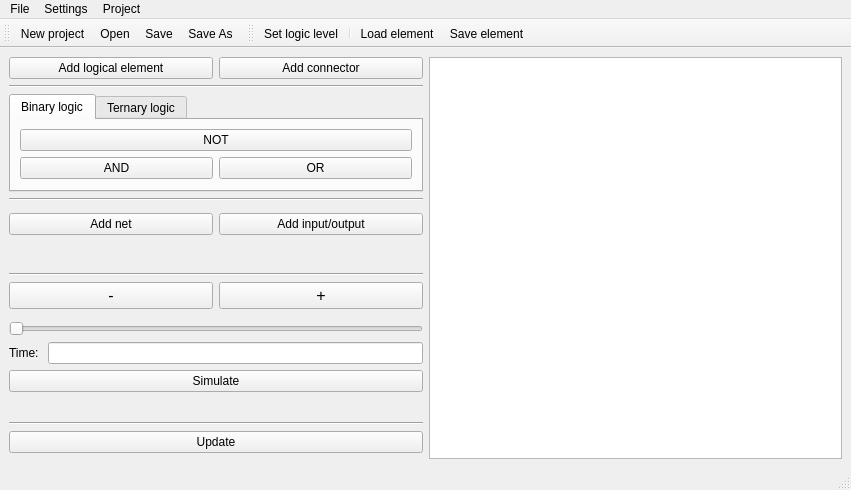
<?xml version="1.0" encoding="UTF-8"?>
<ui version="4.0">
 <class>MainWindow</class>
 <widget class="QMainWindow" name="MainWindow">
  <property name="geometry">
   <rect>
    <x>0</x>
    <y>0</y>
    <width>851</width>
    <height>419</height>
   </rect>
  </property>
  <property name="sizePolicy">
   <sizepolicy hsizetype="Ignored" vsizetype="Ignored">
    <horstretch>0</horstretch>
    <verstretch>0</verstretch>
   </sizepolicy>
  </property>
  <property name="cursor">
   <cursorShape>ArrowCursor</cursorShape>
  </property>
  <property name="windowTitle">
   <string>MainWindow</string>
  </property>
  <property name="tabShape">
   <enum>QTabWidget::Rounded</enum>
  </property>
  <widget class="QWidget" name="centralwidget">
   <property name="enabled">
    <bool>true</bool>
   </property>
   <property name="sizePolicy">
    <sizepolicy hsizetype="Maximum" vsizetype="Maximum">
     <horstretch>0</horstretch>
     <verstretch>0</verstretch>
    </sizepolicy>
   </property>
   <property name="layoutDirection">
    <enum>Qt::LeftToRight</enum>
   </property>
   <layout class="QGridLayout" name="gridLayout">
    <item row="13" column="1">
     <widget class="QPushButton" name="simulateButton">
      <property name="text">
       <string>Simulate</string>
      </property>
     </widget>
    </item>
    <item row="3" column="1">
     <widget class="Line" name="line_2">
      <property name="orientation">
       <enum>Qt::Horizontal</enum>
      </property>
     </widget>
    </item>
    <item row="19" column="1">
     <widget class="QPushButton" name="updateButton">
      <property name="sizePolicy">
       <sizepolicy hsizetype="Minimum" vsizetype="Minimum">
        <horstretch>0</horstretch>
        <verstretch>0</verstretch>
       </sizepolicy>
      </property>
      <property name="text">
       <string>Update</string>
      </property>
     </widget>
    </item>
    <item row="5" column="1">
     <layout class="QGridLayout" name="gridLayout_2">
      <item row="0" column="1">
       <widget class="QPushButton" name="addInOut">
        <property name="text">
         <string>Add input/output</string>
        </property>
       </widget>
      </item>
      <item row="0" column="0">
       <widget class="QPushButton" name="addNet">
        <property name="sizePolicy">
         <sizepolicy hsizetype="Preferred" vsizetype="Fixed">
          <horstretch>0</horstretch>
          <verstretch>0</verstretch>
         </sizepolicy>
        </property>
        <property name="text">
         <string>Add net</string>
        </property>
       </widget>
      </item>
     </layout>
    </item>
    <item row="11" column="1">
     <widget class="QSlider" name="tickerSlider">
      <property name="orientation">
       <enum>Qt::Horizontal</enum>
      </property>
     </widget>
    </item>
    <item row="18" column="1">
     <widget class="Line" name="line_4">
      <property name="orientation">
       <enum>Qt::Horizontal</enum>
      </property>
     </widget>
    </item>
    <item row="0" column="4" rowspan="21">
     <widget class="QGraphicsView" name="graphicsView"/>
    </item>
    <item row="0" column="1">
     <layout class="QGridLayout" name="gridLayout_4">
      <item row="0" column="0">
       <widget class="QPushButton" name="pushButton">
        <property name="text">
         <string>Add logical element</string>
        </property>
       </widget>
      </item>
      <item row="0" column="1">
       <widget class="QPushButton" name="connector">
        <property name="text">
         <string>Add connector</string>
        </property>
       </widget>
      </item>
     </layout>
    </item>
    <item row="6" column="1">
     <spacer name="horizontalSpacer">
      <property name="orientation">
       <enum>Qt::Horizontal</enum>
      </property>
      <property name="sizeHint" stdset="0">
       <size>
        <width>40</width>
        <height>20</height>
       </size>
      </property>
     </spacer>
    </item>
    <item row="8" column="1">
     <widget class="Line" name="line_3">
      <property name="orientation">
       <enum>Qt::Horizontal</enum>
      </property>
     </widget>
    </item>
    <item row="9" column="1">
     <layout class="QGridLayout" name="gridLayout_5">
      <item row="0" column="2">
       <widget class="QPushButton" name="plusTickerButton">
        <property name="font">
         <font>
          <pointsize>12</pointsize>
         </font>
        </property>
        <property name="text">
         <string>+</string>
        </property>
       </widget>
      </item>
      <item row="0" column="1">
       <widget class="QPushButton" name="minusTickerButton">
        <property name="font">
         <font>
          <pointsize>12</pointsize>
         </font>
        </property>
        <property name="text">
         <string>-</string>
        </property>
       </widget>
      </item>
     </layout>
    </item>
    <item row="1" column="1">
     <widget class="Line" name="line">
      <property name="orientation">
       <enum>Qt::Horizontal</enum>
      </property>
     </widget>
    </item>
    <item row="2" column="1">
     <widget class="QTabWidget" name="tab">
      <property name="sizePolicy">
       <sizepolicy hsizetype="Preferred" vsizetype="Preferred">
        <horstretch>0</horstretch>
        <verstretch>0</verstretch>
       </sizepolicy>
      </property>
      <property name="layoutDirection">
       <enum>Qt::LeftToRight</enum>
      </property>
      <property name="currentIndex">
       <number>0</number>
      </property>
      <widget class="QWidget" name="tab_1">
       <attribute name="title">
        <string>Binary logic</string>
       </attribute>
       <layout class="QGridLayout" name="gridLayout_3">
        <item row="0" column="0" colspan="2">
         <widget class="QPushButton" name="notButton">
          <property name="text">
           <string>NOT</string>
          </property>
         </widget>
        </item>
        <item row="1" column="0">
         <widget class="QPushButton" name="andButton">
          <property name="text">
           <string>AND</string>
          </property>
         </widget>
        </item>
        <item row="1" column="1">
         <widget class="QPushButton" name="orButton">
          <property name="text">
           <string>OR</string>
          </property>
         </widget>
        </item>
       </layout>
      </widget>
      <widget class="QWidget" name="tab_2">
       <attribute name="title">
        <string>Ternary logic</string>
       </attribute>
      </widget>
     </widget>
    </item>
    <item row="12" column="1">
     <layout class="QHBoxLayout" name="horizontalLayout">
      <item>
       <widget class="QLabel" name="timeLabel">
        <property name="text">
         <string>Time: </string>
        </property>
       </widget>
      </item>
      <item>
       <widget class="QLineEdit" name="timeLineEdit"/>
      </item>
     </layout>
    </item>
   </layout>
  </widget>
  <widget class="QMenuBar" name="menubar">
   <property name="geometry">
    <rect>
     <x>0</x>
     <y>0</y>
     <width>851</width>
     <height>26</height>
    </rect>
   </property>
   <widget class="QMenu" name="menuFile">
    <property name="title">
     <string>File</string>
    </property>
    <addaction name="actionNew_project"/>
    <addaction name="actionOpen"/>
    <addaction name="actionSave"/>
    <addaction name="actionSave_As"/>
   </widget>
   <widget class="QMenu" name="menuSettings">
    <property name="title">
     <string>Settings</string>
    </property>
   </widget>
   <widget class="QMenu" name="menuProject">
    <property name="title">
     <string>Project</string>
    </property>
    <addaction name="actionSet_logic_level"/>
    <addaction name="separator"/>
    <addaction name="actionLoad_element"/>
    <addaction name="actionSave_element"/>
   </widget>
   <addaction name="menuFile"/>
   <addaction name="menuSettings"/>
   <addaction name="menuProject"/>
  </widget>
  <widget class="QStatusBar" name="statusBar"/>
  <widget class="QToolBar" name="toolBar">
   <property name="contextMenuPolicy">
    <enum>Qt::DefaultContextMenu</enum>
   </property>
   <property name="windowTitle">
    <string>toolBar</string>
   </property>
   <property name="autoFillBackground">
    <bool>false</bool>
   </property>
   <property name="toolButtonStyle">
    <enum>Qt::ToolButtonIconOnly</enum>
   </property>
   <property name="floatable">
    <bool>true</bool>
   </property>
   <attribute name="toolBarArea">
    <enum>TopToolBarArea</enum>
   </attribute>
   <attribute name="toolBarBreak">
    <bool>false</bool>
   </attribute>
   <addaction name="actionNew_project"/>
   <addaction name="actionOpen"/>
   <addaction name="actionSave"/>
   <addaction name="actionSave_As"/>
  </widget>
  <widget class="QToolBar" name="toolBar_2">
   <property name="windowTitle">
    <string>toolBar_2</string>
   </property>
   <attribute name="toolBarArea">
    <enum>TopToolBarArea</enum>
   </attribute>
   <attribute name="toolBarBreak">
    <bool>false</bool>
   </attribute>
   <addaction name="actionSet_logic_level"/>
   <addaction name="separator"/>
   <addaction name="actionLoad_element"/>
   <addaction name="actionSave_element"/>
  </widget>
  <action name="actionOpen">
   <property name="icon">
    <iconset resource="resources.qrc">
     <normaloff>:/res/resources/open-file_40455.png</normaloff>:/res/resources/open-file_40455.png</iconset>
   </property>
   <property name="text">
    <string>Open</string>
   </property>
   <property name="shortcut">
    <string>Ctrl+O</string>
   </property>
  </action>
  <action name="actionSave_As">
   <property name="icon">
    <iconset resource="resources.qrc">
     <normaloff>:/res/resources/Save-as_37111.png</normaloff>:/res/resources/Save-as_37111.png</iconset>
   </property>
   <property name="text">
    <string>Save As</string>
   </property>
  </action>
  <action name="actionSet_logic_level">
   <property name="icon">
    <iconset resource="resources.qrc">
     <normaloff>:/res/resources/edit_pencil_write_1574.png</normaloff>:/res/resources/edit_pencil_write_1574.png</iconset>
   </property>
   <property name="text">
    <string>Set logic level</string>
   </property>
  </action>
  <action name="actionNew_project">
   <property name="icon">
    <iconset resource="resources.qrc">
     <normaloff>:/res/resources/new-file_40454.png</normaloff>:/res/resources/new-file_40454.png</iconset>
   </property>
   <property name="text">
    <string>New project</string>
   </property>
   <property name="shortcut">
    <string>Ctrl+N</string>
   </property>
  </action>
  <action name="actionSave">
   <property name="icon">
    <iconset resource="resources.qrc">
     <normaloff>:/res/resources/Save_37110.png</normaloff>:/res/resources/Save_37110.png</iconset>
   </property>
   <property name="text">
    <string>Save</string>
   </property>
   <property name="shortcut">
    <string>Ctrl+S</string>
   </property>
  </action>
  <action name="actionSave_element">
   <property name="text">
    <string>Save element</string>
   </property>
  </action>
  <action name="actionLoad_element">
   <property name="text">
    <string>Load element</string>
   </property>
  </action>
 </widget>
 <resources>
  <include location="resources.qrc"/>
 </resources>
 <connections/>
</ui>
